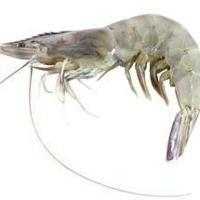
#> input picture dataset/healthy/200_0_jpg.rf.624443f218e42feffdedfeef9cdd172a.jpg, 200 x 200 px; its folder holds only this picture in this run
$ jupyter execute segment.ipynb
#> lines starting #> are read from the running program, lines starting #| are printed output that depends on the picture; after the words box and inside, x2 and y2 are one past the last pixel; in counts of white or black regions, pixels touching at a corner belong together
[cell 1]
import cv2 as cv
import pathlib
import glob
import numpy as np
import matplotlib.pyplot as plt

[cell 2]
DATA_DIR = "dataset"
DATA_DIR = list(glob.glob(f"{DATA_DIR}/*/*.jpg"))
len(DATA_DIR)

[cell 3]
# [26 lines left out: functions preprocess_image, perform_kmeans_clustering, create_segmented_image, create_masked_image, clean_mask, not called in this run]

def display_image(image):
    """Display the image using matplotlib."""
    plt.imshow(image)
    plt.axis('off')

[cell 4]
grid = 5
i = 0

# [20 lines left out: function shrimp_segmentation, not called in this run]

def read_image(file_path):
    """Read the image and convert it to RGB."""
    image = cv.imread(file_path)
    return cv.cvtColor(image, cv.COLOR_BGR2RGB)


def kmeans_segmentation(image):
    # Reshape the image to a 2D array of pixels
    pixels = image.reshape(-1, 3).astype(np.float32)

    # Define the criteria and perform k-means clustering
    criteria = (cv.TERM_CRITERIA_EPS + cv.TERM_CRITERIA_MAX_ITER, 10, 1.0)
    _, labels, centers = cv.kmeans(pixels, 2, None, criteria, 10, cv.KMEANS_RANDOM_CENTERS)

    # Calculate the average pixel value for each cluster
    average_colors = np.uint8(centers)

    # Find the index of the cluster with the lower average pixel value
    cluster_index = np.argmin(average_colors)

    # Convert the label image to 8-bit and reshape it to the original image shape
    labels = labels.reshape(image.shape[:2]).astype(np.uint8)

    white_area = np.sum(labels == 1)

    # Convert the label image to 8-bit and reshape it to the original image shape
    labels = labels.reshape(image.shape[:2]).astype(np.uint8)

    # Invert the segmentation mask if the white area is larger than the segmented part
    if white_area > (labels.size - white_area):
        labels = 1 - labels

    # Segment the image based on the labels
    segmented_image = np.where(labels == 1, 255, 0).astype(np.uint8)

    return segmented_image

def spot_cleanup(image):
    # Convert the image to grayscale
    gray = cv.cvtColor(image, cv.COLOR_BGR2GRAY)

    # Perform adaptive thresholding to obtain a binary image
    _, binary = cv.threshold(gray, 0, 255, cv.THRESH_BINARY_INV + cv.THRESH_OTSU)

    # Perform morphological operations to clean the spots in the background
    kernel_background = cv.getStructuringElement(cv.MORPH_RECT, (3, 3))
    cleaned_background = cv.morphologyEx(binary, cv.MORPH_OPEN, kernel_background, iterations=2)

    # Perform morphological operations to close the spots in the foreground
    kernel_foreground = cv.getStructuringElement(cv.MORPH_RECT, (5, 5))
    closed_foreground = cv.morphologyEx(cleaned_background, cv.MORPH_CLOSE, kernel_foreground, iterations=2)

    # Invert the binary image to obtain the final mask
    mask = cv.bitwise_not(closed_foreground)

    # Apply the mask to the original image
    segmented_image = cv.bitwise_and(image, image, mask=mask)

    return segmented_image

for i, path in enumerate(DATA_DIR):
    if i == grid**2: break

    ax = plt.subplot(grid, grid, i + 1)
    image = read_image(path)
#> in read_image, image is the input picture: shape (200, 200, 3); mean B, G, R 221.2, 225.9, 227.6
    mask = kmeans_segmentation(image)
#> in kmeans_segmentation, `_, labels, centers = cv.kmeans(pixels, 2, None, criteria, 10, cv.KMEAN..`: centers = [[159.4, 153.8, 139.1], [251.8, 251.6, 250.4]]
#> in kmeans_segmentation, `average_colors = np.uint8(centers)`: average_colors = [[159, 153, 139], [251, 251, 250]]
#> in kmeans_segmentation, `cluster_index = np.argmin(average_colors)`: cluster_index = 2
#> in kmeans_segmentation, `labels = labels.reshape(image.shape[:2]).astype(np.uint8)`:
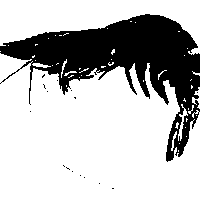
#> labels: shape (200, 200); values 0 (black) and 1 (white), 73.8% white; 16 black regions (15 under 20 px), largest, box (x1, y1, x2, y2) and area: (0, 14, 200, 162) 10460
#> in kmeans_segmentation, `white_area = np.sum(labels == 1)`: white_area = 29509
    masked_image = cv.bitwise_and(image, image, mask=mask)
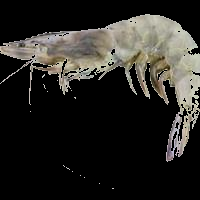
#> masked_image: shape (200, 200, 3); mean R, G, B 41.8, 40.3, 36.5
    masked_image = spot_cleanup(masked_image)
#> in spot_cleanup, `gray = cv.cvtColor(image, cv.COLOR_BGR2GRAY)`:
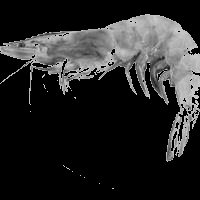
#> gray: shape (200, 200); min 0, max 204, mean 39.4
#> in spot_cleanup, `_, binary = cv.threshold(gray, 0, 255, cv.THRESH_BINARY_INV + cv.THRES..`:
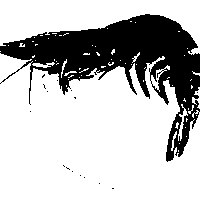
#> binary: shape (200, 200); 74.5% white; 16 black regions (15 under 20 px), largest, box (x1, y1, x2, y2) and area: (0, 14, 200, 162) 10184
#> in spot_cleanup, `cleaned_background = cv.morphologyEx(binary, cv.MORPH_OPEN, kernel_bac..`:
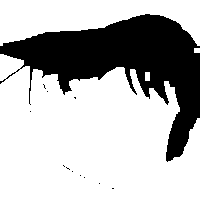
#> cleaned_background: shape (200, 200); 71.6% white; 12 black regions (11 under 20 px), largest, box (x1, y1, x2, y2) and area: (0, 14, 200, 162) 11346
#> in spot_cleanup, `closed_foreground = cv.morphologyEx(cleaned_background, cv.MORPH_CLOSE..`:
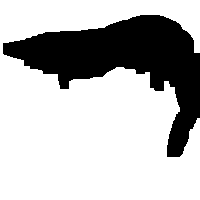
#> closed_foreground: shape (200, 200); 73.1% white; 1 black region, box (x1, y1, x2, y2) and area: (3, 15, 200, 157) 10754
    display_image(masked_image)
#> pass 2 of the loop `for i, path in enumerate(DATA_DIR):`:
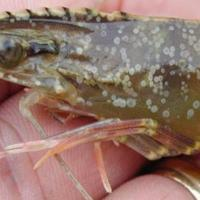
#> input picture dataset/wssv/200_0_jpg.rf.e29208d4f59a2b78973717919d59d67b.jpg, 200 x 200 px
#> in read_image, image is the input picture: shape (200, 200, 3); mean B, G, R 104.5, 116.1, 145.3
#> centers = [[172.2, 144.4, 137], [103.9, 72.52, 54.32]]
#> average_colors = [[172, 144, 137], [103, 72, 54]]
#> cluster_index = 5
#> in kmeans_segmentation (call 2), `labels = labels.reshape(image.shape[:2]).astype(np.uint8)`:
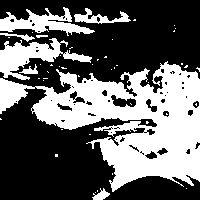
#> labels: shape (200, 200); values 0 (black) and 1 (white), 39.3% white; 48 white regions (40 under 20 px), largest, box (x1, y1, x2, y2) and area: (0, 61, 200, 192) 12227, (0, 38, 92, 80) 1504, (0, 7, 95, 36) 1180
#> white_area = 15726
#> binary: shape (200, 200); 64.7% white; 50 black regions (42 under 20 px), largest, box (x1, y1, x2, y2) and area: (0, 61, 200, 192) 10750, (0, 38, 92, 80) 1406, (0, 7, 95, 36) 1152
#> cleaned_background: shape (200, 200); 58.1% white; 15 black regions (13 under 20 px), largest, box (x1, y1, x2, y2) and area: (0, 7, 200, 192) 16543, (92, 188, 110, 200) 148
#> closed_foreground: shape (200, 200); 63.4% white; 5 black regions, box (x1, y1, x2, y2) and area: (33, 64, 200, 186) 11175, (0, 15, 80, 86) 2919, (170, 168, 197, 186) 377, (93, 191, 106, 200) 111, (0, 78, 6, 87) 54
#> in spot_cleanup (call 2), `segmented_image = cv.bitwise_and(image, image, mask=mask)`:
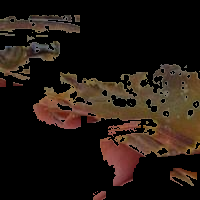
#> segmented_image: shape (200, 200, 3); mean R, G, B 34.1, 24.3, 17.8
